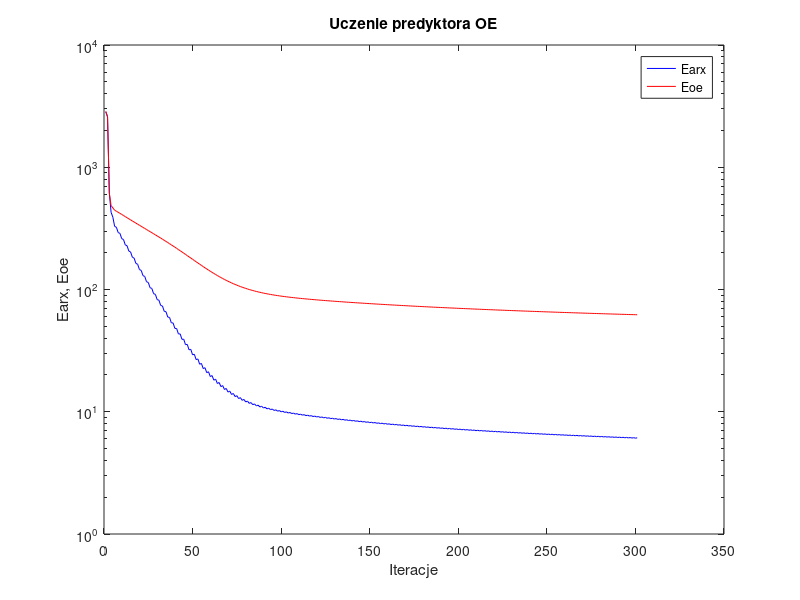
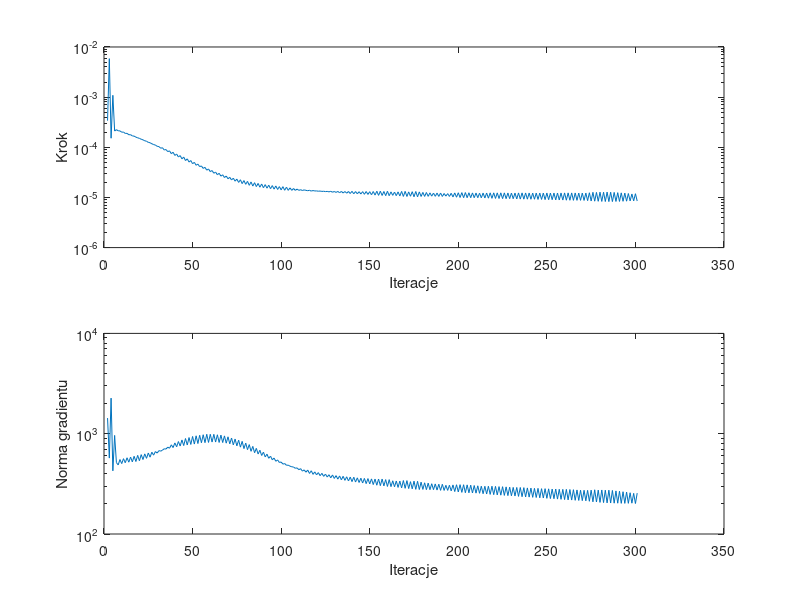

These charts were generated, in order, by the following MATLAB code:
%uczenie predyktora oe
clear all;
n=0; farx(n+1)=2.841901e+003; foe(n+1)=2.866038e+003; wspucz(n+1)=0.000000e+000; ng(n+1)=0.000000e+000;
n=1; farx(n+1)=2.587623e+003; foe(n+1)=2.585275e+003; krok(n+1)=3.395966e-004; ng(n+1)=1.432121e+003;
n=2; farx(n+1)=6.160708e+002; foe(n+1)=6.147232e+002; krok(n+1)=5.852382e-003; ng(n+1)=5.713430e+002;
n=3; farx(n+1)=4.278867e+002; foe(n+1)=4.864382e+002; krok(n+1)=1.516739e-004; ng(n+1)=2.262427e+003;
n=4; farx(n+1)=3.902912e+002; foe(n+1)=4.652343e+002; krok(n+1)=1.088038e-003; ng(n+1)=4.265666e+002;
n=5; farx(n+1)=3.285276e+002; foe(n+1)=4.452521e+002; krok(n+1)=2.108238e-004; ng(n+1)=9.614349e+002;
n=6; farx(n+1)=3.228302e+002; foe(n+1)=4.367559e+002; krok(n+1)=2.247399e-004; ng(n+1)=5.155460e+002;
n=7; farx(n+1)=2.922185e+002; foe(n+1)=4.281350e+002; krok(n+1)=2.130969e-004; ng(n+1)=4.883758e+002;
n=8; farx(n+1)=2.879822e+002; foe(n+1)=4.197533e+002; krok(n+1)=2.125074e-004; ng(n+1)=5.526083e+002;
n=9; farx(n+1)=2.605832e+002; foe(n+1)=4.112349e+002; krok(n+1)=1.997041e-004; ng(n+1)=5.033092e+002;
n=10; farx(n+1)=2.563538e+002; foe(n+1)=4.030126e+002; krok(n+1)=2.015675e-004; ng(n+1)=5.637064e+002;
n=11; farx(n+1)=2.319874e+002; foe(n+1)=3.947366e+002; krok(n+1)=1.888305e-004; ng(n+1)=5.135721e+002;
n=12; farx(n+1)=2.280487e+002; foe(n+1)=3.867887e+002; krok(n+1)=1.897438e-004; ng(n+1)=5.754712e+002;
n=13; farx(n+1)=2.064788e+002; foe(n+1)=3.788381e+002; krok(n+1)=1.779656e-004; ng(n+1)=5.202003e+002;
n=14; farx(n+1)=2.028687e+002; foe(n+1)=3.712214e+002; krok(n+1)=1.784716e-004; ng(n+1)=5.844635e+002;
n=15; farx(n+1)=1.837194e+002; foe(n+1)=3.636339e+002; krok(n+1)=1.684609e-004; ng(n+1)=5.238235e+002;
n=16; farx(n+1)=1.805560e+002; foe(n+1)=3.563730e+002; krok(n+1)=1.670732e-004; ng(n+1)=5.955998e+002;
n=17; farx(n+1)=1.635049e+002; foe(n+1)=3.491490e+002; krok(n+1)=1.592395e-004; ng(n+1)=5.279742e+002;
n=18; farx(n+1)=1.608127e+002; foe(n+1)=3.422346e+002; krok(n+1)=1.547514e-004; ng(n+1)=6.082257e+002;
n=19; farx(n+1)=1.456614e+002; foe(n+1)=3.353541e+002; krok(n+1)=1.503988e-004; ng(n+1)=5.377303e+002;
n=20; farx(n+1)=1.433442e+002; foe(n+1)=3.287548e+002; krok(n+1)=1.448124e-004; ng(n+1)=6.184072e+002;
n=21; farx(n+1)=1.298529e+002; foe(n+1)=3.221828e+002; krok(n+1)=1.407870e-004; ng(n+1)=5.526950e+002;
n=22; farx(n+1)=1.278820e+002; foe(n+1)=3.158644e+002; krok(n+1)=1.351337e-004; ng(n+1)=6.291692e+002;
n=23; farx(n+1)=1.158223e+002; foe(n+1)=3.095644e+002; krok(n+1)=1.319203e-004; ng(n+1)=5.680257e+002;
n=24; farx(n+1)=1.141890e+002; foe(n+1)=3.034922e+002; krok(n+1)=1.254535e-004; ng(n+1)=6.420446e+002;
n=25; farx(n+1)=1.034099e+002; foe(n+1)=2.974286e+002; krok(n+1)=1.231773e-004; ng(n+1)=5.835209e+002;
n=26; farx(n+1)=1.020573e+002; foe(n+1)=2.915689e+002; krok(n+1)=1.175883e-004; ng(n+1)=6.540571e+002;
n=27; farx(n+1)=9.244124e+001; foe(n+1)=2.857116e+002; krok(n+1)=1.133097e-004; ng(n+1)=6.111611e+002;
n=28; farx(n+1)=9.130074e+001; foe(n+1)=2.800335e+002; krok(n+1)=1.107516e-004; ng(n+1)=6.635957e+002;
n=29; farx(n+1)=8.265813e+001; foe(n+1)=2.743561e+002; krok(n+1)=1.046887e-004; ng(n+1)=6.407608e+002;
n=30; farx(n+1)=8.176167e+001; foe(n+1)=2.688413e+002; krok(n+1)=1.032284e-004; ng(n+1)=6.778959e+002;
n=31; farx(n+1)=7.404830e+001; foe(n+1)=2.633255e+002; krok(n+1)=9.579321e-005; ng(n+1)=6.696573e+002;
n=32; farx(n+1)=7.329676e+001; foe(n+1)=2.579467e+002; krok(n+1)=9.804597e-005; ng(n+1)=6.854803e+002;
n=33; farx(n+1)=6.631133e+001; foe(n+1)=2.525738e+002; krok(n+1)=8.824176e-005; ng(n+1)=7.073920e+002;
n=34; farx(n+1)=6.578182e+001; foe(n+1)=2.473355e+002; krok(n+1)=9.016768e-005; ng(n+1)=7.029107e+002;
n=35; farx(n+1)=5.948861e+001; foe(n+1)=2.421068e+002; krok(n+1)=8.191911e-005; ng(n+1)=7.347764e+002;
n=36; farx(n+1)=5.912683e+001; foe(n+1)=2.369958e+002; krok(n+1)=8.489916e-005; ng(n+1)=7.161851e+002;
n=37; farx(n+1)=5.344759e+001; foe(n+1)=2.318965e+002; krok(n+1)=7.462550e-005; ng(n+1)=7.746586e+002;
n=38; farx(n+1)=5.321444e+001; foe(n+1)=2.269071e+002; krok(n+1)=7.961977e-005; ng(n+1)=7.269455e+002;
n=39; farx(n+1)=4.806620e+001; foe(n+1)=2.219426e+002; krok(n+1)=6.880069e-005; ng(n+1)=8.090796e+002;
n=40; farx(n+1)=4.796646e+001; foe(n+1)=2.170842e+002; krok(n+1)=7.347805e-005; ng(n+1)=7.407982e+002;
n=41; farx(n+1)=4.330543e+001; foe(n+1)=2.122686e+002; krok(n+1)=6.401041e-005; ng(n+1)=8.351551e+002;
n=42; farx(n+1)=4.332530e+001; foe(n+1)=2.075475e+002; krok(n+1)=6.831655e-005; ng(n+1)=7.537835e+002;
n=43; farx(n+1)=3.911452e+001; foe(n+1)=2.028817e+002; krok(n+1)=5.883434e-005; ng(n+1)=8.661092e+002;
n=44; farx(n+1)=3.921355e+001; foe(n+1)=1.983003e+002; krok(n+1)=6.386523e-005; ng(n+1)=7.614883e+002;
n=45; farx(n+1)=3.539304e+001; foe(n+1)=1.937952e+002; krok(n+1)=5.440277e-005; ng(n+1)=8.951504e+002;
n=46; farx(n+1)=3.557215e+001; foe(n+1)=1.893736e+002; krok(n+1)=5.883434e-005; ng(n+1)=7.716978e+002;
n=47; farx(n+1)=3.211145e+001; foe(n+1)=1.850483e+002; krok(n+1)=5.075699e-005; ng(n+1)=9.153915e+002;
n=48; farx(n+1)=3.236380e+001; foe(n+1)=1.808022e+002; krok(n+1)=5.445830e-005; ng(n+1)=7.811915e+002;
n=49; farx(n+1)=2.922707e+001; foe(n+1)=1.766642e+002; krok(n+1)=4.705554e-005; ng(n+1)=9.387212e+002;
n=50; farx(n+1)=2.952971e+001; foe(n+1)=1.726081e+002; krok(n+1)=5.007398e-005; ng(n+1)=7.882622e+002;
n=51; farx(n+1)=2.670287e+001; foe(n+1)=1.686746e+002; krok(n+1)=4.381554e-005; ng(n+1)=9.529278e+002;
n=52; farx(n+1)=2.703541e+001; foe(n+1)=1.648210e+002; krok(n+1)=4.621295e-005; ng(n+1)=7.976179e+002;
n=53; farx(n+1)=2.447224e+001; foe(n+1)=1.611024e+002; krok(n+1)=4.116566e-005; ng(n+1)=9.643564e+002;
n=54; farx(n+1)=2.484829e+001; foe(n+1)=1.574709e+002; krok(n+1)=4.244958e-005; ng(n+1)=8.124449e+002;
n=55; farx(n+1)=2.255540e+001; foe(n+1)=1.539740e+002; krok(n+1)=3.791849e-005; ng(n+1)=9.764382e+002;
n=56; farx(n+1)=2.292904e+001; foe(n+1)=1.505657e+002; krok(n+1)=3.980988e-005; ng(n+1)=8.141194e+002;
n=57; farx(n+1)=2.087464e+001; foe(n+1)=1.472963e+002; krok(n+1)=3.498787e-005; ng(n+1)=9.868735e+002;
n=58; farx(n+1)=2.124150e+001; foe(n+1)=1.441206e+002; krok(n+1)=3.697679e-005; ng(n+1)=8.184247e+002;
n=59; farx(n+1)=1.940238e+001; foe(n+1)=1.410848e+002; krok(n+1)=3.271506e-005; ng(n+1)=9.863157e+002;
n=60; farx(n+1)=1.976802e+001; foe(n+1)=1.381479e+002; krok(n+1)=3.440034e-005; ng(n+1)=8.256220e+002;
n=61; farx(n+1)=1.812709e+001; foe(n+1)=1.353431e+002; krok(n+1)=3.039391e-005; ng(n+1)=9.855703e+002;
n=62; farx(n+1)=1.847666e+001; foe(n+1)=1.326417e+002; krok(n+1)=3.204809e-005; ng(n+1)=8.255687e+002;
n=63; farx(n+1)=1.702369e+001; foe(n+1)=1.300659e+002; krok(n+1)=2.832743e-005; ng(n+1)=9.755868e+002;
n=64; farx(n+1)=1.735229e+001; foe(n+1)=1.275923e+002; krok(n+1)=3.032549e-005; ng(n+1)=8.177292e+002;
n=65; farx(n+1)=1.605169e+001; foe(n+1)=1.252356e+002; krok(n+1)=2.656342e-005; ng(n+1)=9.678575e+002;
n=66; farx(n+1)=1.636862e+001; foe(n+1)=1.229869e+002; krok(n+1)=2.829063e-005; ng(n+1)=8.160805e+002;
n=67; farx(n+1)=1.521478e+001; foe(n+1)=1.208417e+002; krok(n+1)=2.496650e-005; ng(n+1)=9.508928e+002;
n=68; farx(n+1)=1.551080e+001; foe(n+1)=1.188028e+002; krok(n+1)=2.671200e-005; ng(n+1)=8.048932e+002;
n=69; farx(n+1)=1.448536e+001; foe(n+1)=1.168573e+002; krok(n+1)=2.357491e-005; ng(n+1)=9.309542e+002;
n=70; farx(n+1)=1.476162e+001; foe(n+1)=1.150158e+002; krok(n+1)=2.519594e-005; ng(n+1)=7.924378e+002;
n=71; farx(n+1)=1.385438e+001; foe(n+1)=1.132578e+002; krok(n+1)=2.230894e-005; ng(n+1)=9.056692e+002;
n=72; farx(n+1)=1.411114e+001; foe(n+1)=1.115972e+002; krok(n+1)=2.419290e-005; ng(n+1)=7.737587e+002;
n=73; farx(n+1)=1.330125e+001; foe(n+1)=1.100102e+002; krok(n+1)=2.110229e-005; ng(n+1)=8.847662e+002;
n=74; farx(n+1)=1.354326e+001; foe(n+1)=1.085176e+002; krok(n+1)=2.322634e-005; ng(n+1)=7.566284e+002;
n=75; farx(n+1)=1.282106e+001; foe(n+1)=1.070875e+002; krok(n+1)=1.995189e-005; ng(n+1)=8.619714e+002;
n=76; farx(n+1)=1.304700e+001; foe(n+1)=1.057464e+002; krok(n+1)=2.253084e-005; ng(n+1)=7.346700e+002;
n=77; farx(n+1)=1.240161e+001; foe(n+1)=1.044584e+002; krok(n+1)=1.886969e-005; ng(n+1)=8.388207e+002;
n=78; farx(n+1)=1.260842e+001; foe(n+1)=1.032537e+002; krok(n+1)=2.170937e-005; ng(n+1)=7.103195e+002;
n=79; farx(n+1)=1.202882e+001; foe(n+1)=1.020993e+002; krok(n+1)=1.827487e-005; ng(n+1)=8.059047e+002;
n=80; farx(n+1)=1.222688e+001; foe(n+1)=1.010219e+002; krok(n+1)=2.092147e-005; ng(n+1)=6.933632e+002;
n=81; farx(n+1)=1.170674e+001; foe(n+1)=9.998447e+001; krok(n+1)=1.744002e-005; ng(n+1)=7.785899e+002;
n=82; farx(n+1)=1.188946e+001; foe(n+1)=9.901650e+001; krok(n+1)=2.036925e-005; ng(n+1)=6.677164e+002;
n=83; farx(n+1)=1.142017e+001; foe(n+1)=9.808586e+001; krok(n+1)=1.686358e-005; ng(n+1)=7.473557e+002;
n=84; farx(n+1)=1.159124e+001; foe(n+1)=9.721771e+001; krok(n+1)=1.968224e-005; ng(n+1)=6.463536e+002;
n=85; farx(n+1)=1.116558e+001; foe(n+1)=9.638310e+001; krok(n+1)=1.645337e-005; ng(n+1)=7.144237e+002;
n=86; farx(n+1)=1.132812e+001; foe(n+1)=9.560452e+001; krok(n+1)=1.903137e-005; ng(n+1)=6.276527e+002;
n=87; farx(n+1)=1.094108e+001; foe(n+1)=9.485417e+001; krok(n+1)=1.599777e-005; ng(n+1)=6.837297e+002;
n=88; farx(n+1)=1.109437e+001; foe(n+1)=9.415326e+001; krok(n+1)=1.856031e-005; ng(n+1)=6.064644e+002;
n=89; farx(n+1)=1.073968e+001; foe(n+1)=9.347692e+001; krok(n+1)=1.561223e-005; ng(n+1)=6.546925e+002;
n=90; farx(n+1)=1.088483e+001; foe(n+1)=9.284498e+001; krok(n+1)=1.801245e-005; ng(n+1)=5.875680e+002;
n=91; farx(n+1)=1.055920e+001; foe(n+1)=9.223437e+001; krok(n+1)=1.529987e-005; ng(n+1)=6.247561e+002;
n=92; farx(n+1)=1.069691e+001; foe(n+1)=9.166249e+001; krok(n+1)=1.757217e-005; ng(n+1)=5.686977e+002;
n=93; farx(n+1)=1.039662e+001; foe(n+1)=9.110897e+001; krok(n+1)=1.496592e-005; ng(n+1)=5.972807e+002;
n=94; farx(n+1)=1.052697e+001; foe(n+1)=9.058910e+001; krok(n+1)=1.722049e-005; ng(n+1)=5.494245e+002;
n=95; farx(n+1)=1.024858e+001; foe(n+1)=9.008532e+001; krok(n+1)=1.465800e-005; ng(n+1)=5.714137e+002;
n=96; farx(n+1)=1.037256e+001; foe(n+1)=8.961075e+001; krok(n+1)=1.693774e-005; ng(n+1)=5.311130e+002;
n=97; farx(n+1)=1.011161e+001; foe(n+1)=8.914997e+001; krok(n+1)=1.442554e-005; ng(n+1)=5.480005e+002;
n=98; farx(n+1)=1.022997e+001; foe(n+1)=8.871565e+001; krok(n+1)=1.643712e-005; ng(n+1)=5.167208e+002;
n=99; farx(n+1)=9.987916e+000; foe(n+1)=8.829330e+001; krok(n+1)=1.416371e-005; ng(n+1)=5.221296e+002;
n=100; farx(n+1)=1.010026e+001; foe(n+1)=8.789215e+001; krok(n+1)=1.641304e-005; ng(n+1)=4.972197e+002;
n=101; farx(n+1)=9.870490e+000; foe(n+1)=8.750148e+001; krok(n+1)=1.390226e-005; ng(n+1)=5.040993e+002;
n=102; farx(n+1)=9.978400e+000; foe(n+1)=8.713067e+001; krok(n+1)=1.602043e-005; ng(n+1)=4.843655e+002;
n=103; farx(n+1)=9.760082e+000; foe(n+1)=8.676877e+001; krok(n+1)=1.384553e-005; ng(n+1)=4.855997e+002;
n=104; farx(n+1)=9.864392e+000; foe(n+1)=8.642459e+001; krok(n+1)=1.552186e-005; ng(n+1)=4.744724e+002;
n=105; farx(n+1)=9.656582e+000; foe(n+1)=8.608786e+001; krok(n+1)=1.384553e-005; ng(n+1)=4.682503e+002;
n=106; farx(n+1)=9.757547e+000; foe(n+1)=8.576652e+001; krok(n+1)=1.506473e-005; ng(n+1)=4.652044e+002;
n=107; farx(n+1)=9.559091e+000; foe(n+1)=8.545146e+001; krok(n+1)=1.384553e-005; ng(n+1)=4.520816e+002;
n=108; farx(n+1)=9.657010e+000; foe(n+1)=8.514973e+001; krok(n+1)=1.468252e-005; ng(n+1)=4.561777e+002;
n=109; farx(n+1)=9.466418e+000; foe(n+1)=8.485329e+001; krok(n+1)=1.384553e-005; ng(n+1)=4.375243e+002;
n=110; farx(n+1)=9.561508e+000; foe(n+1)=8.456856e+001; krok(n+1)=1.428638e-005; ng(n+1)=4.482320e+002;
n=111; farx(n+1)=9.379875e+000; foe(n+1)=8.428831e+001; krok(n+1)=1.373458e-005; ng(n+1)=4.234315e+002;
n=112; farx(n+1)=9.471171e+000; foe(n+1)=8.401803e+001; krok(n+1)=1.416371e-005; ng(n+1)=4.359732e+002;
n=113; farx(n+1)=9.293343e+000; foe(n+1)=8.375177e+001; krok(n+1)=1.384553e-005; ng(n+1)=4.130910e+002;
n=114; farx(n+1)=9.383910e+000; foe(n+1)=8.349458e+001; krok(n+1)=1.361415e-005; ng(n+1)=4.343547e+002;
n=115; farx(n+1)=9.212420e+000; foe(n+1)=8.324056e+001; krok(n+1)=1.390226e-005; ng(n+1)=4.017032e+002;
n=116; farx(n+1)=9.300916e+000; foe(n+1)=8.299462e+001; krok(n+1)=1.338683e-005; ng(n+1)=4.270851e+002;
n=117; farx(n+1)=9.135820e+000; foe(n+1)=8.275136e+001; krok(n+1)=1.373458e-005; ng(n+1)=3.932088e+002;
n=118; farx(n+1)=9.222103e+000; foe(n+1)=8.251536e+001; krok(n+1)=1.344623e-005; ng(n+1)=4.163475e+002;
n=119; farx(n+1)=9.060680e+000; foe(n+1)=8.228171e+001; krok(n+1)=1.351677e-005; ng(n+1)=3.884817e+002;
n=120; farx(n+1)=9.145134e+000; foe(n+1)=8.205456e+001; krok(n+1)=1.328620e-005; ng(n+1)=4.093582e+002;
n=121; farx(n+1)=8.988014e+000; foe(n+1)=8.182943e+001; krok(n+1)=1.342816e-005; ng(n+1)=3.814315e+002;
n=122; farx(n+1)=9.070999e+000; foe(n+1)=8.161020e+001; krok(n+1)=1.318762e-005; ng(n+1)=4.025693e+002;
n=123; farx(n+1)=8.917686e+000; foe(n+1)=8.139270e+001; krok(n+1)=1.328620e-005; ng(n+1)=3.757272e+002;
n=124; farx(n+1)=8.998999e+000; foe(n+1)=8.118059e+001; krok(n+1)=1.308609e-005; ng(n+1)=3.957527e+002;
n=125; farx(n+1)=8.849115e+000; foe(n+1)=8.096999e+001; krok(n+1)=1.319809e-005; ng(n+1)=3.698704e+002;
n=126; farx(n+1)=8.928712e+000; foe(n+1)=8.076433e+001; krok(n+1)=1.290553e-005; ng(n+1)=3.900825e+002;
n=127; farx(n+1)=8.781335e+000; foe(n+1)=8.055995e+001; krok(n+1)=1.328171e-005; ng(n+1)=3.630600e+002;
n=128; farx(n+1)=8.860908e+000; foe(n+1)=8.036010e+001; krok(n+1)=1.270754e-005; ng(n+1)=3.880025e+002;
n=129; farx(n+1)=8.716785e+000; foe(n+1)=8.016144e+001; krok(n+1)=1.315377e-005; ng(n+1)=3.581345e+002;
n=130; farx(n+1)=8.794615e+000; foe(n+1)=7.996699e+001; krok(n+1)=1.259797e-005; ng(n+1)=3.818852e+002;
n=131; farx(n+1)=8.652823e+000; foe(n+1)=7.977353e+001; krok(n+1)=1.318762e-005; ng(n+1)=3.524278e+002;
n=132; farx(n+1)=8.730126e+000; foe(n+1)=7.958397e+001; krok(n+1)=1.240823e-005; ng(n+1)=3.792785e+002;
n=133; farx(n+1)=8.590705e+000; foe(n+1)=7.939530e+001; krok(n+1)=1.318762e-005; ng(n+1)=3.472189e+002;
n=134; farx(n+1)=8.667425e+000; foe(n+1)=7.921029e+001; krok(n+1)=1.227270e-005; ng(n+1)=3.760981e+002;
n=135; farx(n+1)=8.530512e+000; foe(n+1)=7.902610e+001; krok(n+1)=1.312268e-005; ng(n+1)=3.427388e+002;
n=136; farx(n+1)=8.606115e+000; foe(n+1)=7.884538e+001; krok(n+1)=1.215525e-005; ng(n+1)=3.718441e+002;
n=137; farx(n+1)=8.471257e+000; foe(n+1)=7.866533e+001; krok(n+1)=1.313918e-005; ng(n+1)=3.379459e+002;
n=138; farx(n+1)=8.546106e+000; foe(n+1)=7.848855e+001; krok(n+1)=1.197415e-005; ng(n+1)=3.693082e+002;
n=139; farx(n+1)=8.412964e+000; foe(n+1)=7.831229e+001; krok(n+1)=1.322977e-005; ng(n+1)=3.328258e+002;
n=140; farx(n+1)=8.488024e+000; foe(n+1)=7.813910e+001; krok(n+1)=1.184623e-005; ng(n+1)=3.681641e+002;
n=141; farx(n+1)=8.357318e+000; foe(n+1)=7.796664e+001; krok(n+1)=1.308609e-005; ng(n+1)=3.296287e+002;
n=142; farx(n+1)=8.431237e+000; foe(n+1)=7.779716e+001; krok(n+1)=1.182351e-005; ng(n+1)=3.630375e+002;
n=143; farx(n+1)=8.302377e+000; foe(n+1)=7.762825e+001; krok(n+1)=1.302487e-005; ng(n+1)=3.262796e+002;
n=144; farx(n+1)=8.375535e+000; foe(n+1)=7.746215e+001; krok(n+1)=1.171829e-005; ng(n+1)=3.599265e+002;
n=145; farx(n+1)=8.248263e+000; foe(n+1)=7.729652e+001; krok(n+1)=1.304922e-005; ng(n+1)=3.223573e+002;
n=146; farx(n+1)=8.320877e+000; foe(n+1)=7.713354e+001; krok(n+1)=1.155324e-005; ng(n+1)=3.582093e+002;
n=147; farx(n+1)=8.195209e+000; foe(n+1)=7.697093e+001; krok(n+1)=1.312268e-005; ng(n+1)=3.179626e+002;
n=148; farx(n+1)=8.268055e+000; foe(n+1)=7.681089e+001; krok(n+1)=1.148266e-005; ng(n+1)=3.569090e+002;
n=149; farx(n+1)=8.143753e+000; foe(n+1)=7.665151e+001; krok(n+1)=1.302585e-005; ng(n+1)=3.158099e+002;
n=150; farx(n+1)=8.215572e+000; foe(n+1)=7.649440e+001; krok(n+1)=1.132635e-005; ng(n+1)=3.543384e+002;
n=151; farx(n+1)=8.093104e+000; foe(n+1)=7.633764e+001; krok(n+1)=1.312268e-005; ng(n+1)=3.110495e+002;
n=152; farx(n+1)=8.164184e+000; foe(n+1)=7.618328e+001; krok(n+1)=1.115447e-005; ng(n+1)=3.527060e+002;
n=153; farx(n+1)=8.042910e+000; foe(n+1)=7.602898e+001; krok(n+1)=1.328620e-005; ng(n+1)=3.064670e+002;
n=154; farx(n+1)=8.114270e+000; foe(n+1)=7.587701e+001; krok(n+1)=1.101046e-005; ng(n+1)=3.532072e+002;
n=155; farx(n+1)=7.994050e+000; foe(n+1)=7.572540e+001; krok(n+1)=1.331856e-005; ng(n+1)=3.035046e+002;
n=156; farx(n+1)=8.065780e+000; foe(n+1)=7.557585e+001; krok(n+1)=1.095376e-005; ng(n+1)=3.529311e+002;
n=157; farx(n+1)=7.947335e+000; foe(n+1)=7.542715e+001; krok(n+1)=1.314101e-005; ng(n+1)=3.018865e+002;
n=158; farx(n+1)=8.017471e+000; foe(n+1)=7.528041e+001; krok(n+1)=1.085468e-005; ng(n+1)=3.486265e+002;
n=159; farx(n+1)=7.900494e+000; foe(n+1)=7.513379e+001; krok(n+1)=1.328620e-005; ng(n+1)=2.978479e+002;
n=160; farx(n+1)=7.971223e+000; foe(n+1)=7.498930e+001; krok(n+1)=1.083629e-005; ng(n+1)=3.484042e+002;
n=161; farx(n+1)=7.857056e+000; foe(n+1)=7.484564e+001; krok(n+1)=1.290553e-005; ng(n+1)=2.966423e+002;
n=162; farx(n+1)=7.926062e+000; foe(n+1)=7.470430e+001; krok(n+1)=1.101046e-005; ng(n+1)=3.392864e+002;
n=163; farx(n+1)=7.812715e+000; foe(n+1)=7.456335e+001; krok(n+1)=1.278344e-005; ng(n+1)=2.957248e+002;
n=164; farx(n+1)=7.880797e+000; foe(n+1)=7.442431e+001; krok(n+1)=1.085468e-005; ng(n+1)=3.377164e+002;
n=165; farx(n+1)=7.769043e+000; foe(n+1)=7.428527e+001; krok(n+1)=1.290553e-005; ng(n+1)=2.913971e+002;
n=166; farx(n+1)=7.836467e+000; foe(n+1)=7.414840e+001; krok(n+1)=1.069939e-005; ng(n+1)=3.368661e+002;
n=167; farx(n+1)=7.724790e+000; foe(n+1)=7.401120e+001; krok(n+1)=1.318762e-005; ng(n+1)=2.880484e+002;
n=168; farx(n+1)=7.793202e+000; foe(n+1)=7.387577e+001; krok(n+1)=1.048504e-005; ng(n+1)=3.413462e+002;
n=169; farx(n+1)=7.682637e+000; foe(n+1)=7.374063e+001; krok(n+1)=1.322977e-005; ng(n+1)=2.854208e+002;
n=170; farx(n+1)=7.751284e+000; foe(n+1)=7.360720e+001; krok(n+1)=1.046074e-005; ng(n+1)=3.406708e+002;
n=171; farx(n+1)=7.643349e+000; foe(n+1)=7.347455e+001; krok(n+1)=1.290553e-005; ng(n+1)=2.838439e+002;
n=172; farx(n+1)=7.710188e+000; foe(n+1)=7.334400e+001; krok(n+1)=1.057446e-005; ng(n+1)=3.323789e+002;
n=173; farx(n+1)=7.601826e+000; foe(n+1)=7.321358e+001; krok(n+1)=1.302585e-005; ng(n+1)=2.819336e+002;
n=174; farx(n+1)=7.669098e+000; foe(n+1)=7.308437e+001; krok(n+1)=1.031835e-005; ng(n+1)=3.364034e+002;
n=175; farx(n+1)=7.562300e+000; foe(n+1)=7.295548e+001; krok(n+1)=1.313918e-005; ng(n+1)=2.787472e+002;
n=176; farx(n+1)=7.629501e+000; foe(n+1)=7.282819e+001; krok(n+1)=1.029142e-005; ng(n+1)=3.351325e+002;
n=177; farx(n+1)=7.524891e+000; foe(n+1)=7.270151e+001; krok(n+1)=1.290553e-005; ng(n+1)=2.775414e+002;
n=178; farx(n+1)=7.591383e+000; foe(n+1)=7.257675e+001; krok(n+1)=1.046074e-005; ng(n+1)=3.287494e+002;
n=179; farx(n+1)=7.488018e+000; foe(n+1)=7.245264e+001; krok(n+1)=1.259797e-005; ng(n+1)=2.783896e+002;
n=180; farx(n+1)=7.553368e+000; foe(n+1)=7.233010e+001; krok(n+1)=1.048504e-005; ng(n+1)=3.239251e+002;
n=181; farx(n+1)=7.451271e+000; foe(n+1)=7.220788e+001; krok(n+1)=1.254943e-005; ng(n+1)=2.767442e+002;
n=182; farx(n+1)=7.516477e+000; foe(n+1)=7.208724e+001; krok(n+1)=1.051121e-005; ng(n+1)=3.216787e+002;
n=183; farx(n+1)=7.415881e+000; foe(n+1)=7.196711e+001; krok(n+1)=1.234279e-005; ng(n+1)=2.765485e+002;
n=184; farx(n+1)=7.480480e+000; foe(n+1)=7.184853e+001; krok(n+1)=1.061240e-005; ng(n+1)=3.170609e+002;
n=185; farx(n+1)=7.380449e+000; foe(n+1)=7.173047e+001; krok(n+1)=1.222055e-005; ng(n+1)=2.767689e+002;
n=186; farx(n+1)=7.444498e+000; foe(n+1)=7.161362e+001; krok(n+1)=1.052881e-005; ng(n+1)=3.156839e+002;
n=187; farx(n+1)=7.345883e+000; foe(n+1)=7.149719e+001; krok(n+1)=1.221743e-005; ng(n+1)=2.743342e+002;
n=188; farx(n+1)=7.409296e+000; foe(n+1)=7.138210e+001; krok(n+1)=1.048504e-005; ng(n+1)=3.134562e+002;
n=189; farx(n+1)=7.311495e+000; foe(n+1)=7.126733e+001; krok(n+1)=1.225273e-005; ng(n+1)=2.723563e+002;
n=190; farx(n+1)=7.375138e+000; foe(n+1)=7.115381e+001; krok(n+1)=1.046074e-005; ng(n+1)=3.131590e+002;
n=191; farx(n+1)=7.279495e+000; foe(n+1)=7.104089e+001; krok(n+1)=1.197415e-005; ng(n+1)=2.719541e+002;
n=192; farx(n+1)=7.341852e+000; foe(n+1)=7.092943e+001; krok(n+1)=1.063629e-005; ng(n+1)=3.058099e+002;
n=193; farx(n+1)=7.246310e+000; foe(n+1)=7.081832e+001; krok(n+1)=1.191391e-005; ng(n+1)=2.721391e+002;
n=194; farx(n+1)=7.308340e+000; foe(n+1)=7.070835e+001; krok(n+1)=1.048504e-005; ng(n+1)=3.061570e+002;
n=195; farx(n+1)=7.213187e+000; foe(n+1)=7.059868e+001; krok(n+1)=1.209447e-005; ng(n+1)=2.691050e+002;
n=196; farx(n+1)=7.275059e+000; foe(n+1)=7.048996e+001; krok(n+1)=1.023989e-005; ng(n+1)=3.085763e+002;
n=197; farx(n+1)=7.180841e+000; foe(n+1)=7.038145e+001; krok(n+1)=1.231075e-005; ng(n+1)=2.649424e+002;
n=198; farx(n+1)=7.242757e+000; foe(n+1)=7.027401e+001; krok(n+1)=1.010485e-005; ng(n+1)=3.098219e+002;
n=199; farx(n+1)=7.149185e+000; foe(n+1)=7.016688e+001; krok(n+1)=1.240203e-005; ng(n+1)=2.626406e+002;
n=200; farx(n+1)=7.210894e+000; foe(n+1)=7.006074e+001; krok(n+1)=9.975945e-006; ng(n+1)=3.103725e+002;
n=201; farx(n+1)=7.118273e+000; foe(n+1)=6.995489e+001; krok(n+1)=1.248150e-005; ng(n+1)=2.600427e+002;
n=202; farx(n+1)=7.179655e+000; foe(n+1)=6.985011e+001; krok(n+1)=9.888364e-006; ng(n+1)=3.099232e+002;
n=203; farx(n+1)=7.087997e+000; foe(n+1)=6.974558e+001; krok(n+1)=1.251850e-005; ng(n+1)=2.578869e+002;
n=204; farx(n+1)=7.149404e+000; foe(n+1)=6.964219e+001; krok(n+1)=9.884595e-006; ng(n+1)=3.089590e+002;
n=205; farx(n+1)=7.058565e+000; foe(n+1)=6.953934e+001; krok(n+1)=1.240203e-005; ng(n+1)=2.575140e+002;
n=206; farx(n+1)=7.119581e+000; foe(n+1)=6.943745e+001; krok(n+1)=9.884595e-006; ng(n+1)=3.068185e+002;
n=207; farx(n+1)=7.029758e+000; foe(n+1)=6.933612e+001; krok(n+1)=1.231075e-005; ng(n+1)=2.565905e+002;
n=208; farx(n+1)=7.090254e+000; foe(n+1)=6.923574e+001; krok(n+1)=9.884595e-006; ng(n+1)=3.043532e+002;
n=209; farx(n+1)=7.001369e+000; foe(n+1)=6.913585e+001; krok(n+1)=1.224850e-005; ng(n+1)=2.554745e+002;
n=210; farx(n+1)=7.061509e+000; foe(n+1)=6.903688e+001; krok(n+1)=9.884595e-006; ng(n+1)=3.023624e+002;
n=211; farx(n+1)=6.973703e+000; foe(n+1)=6.893845e+001; krok(n+1)=1.214216e-005; ng(n+1)=2.545996e+002;
n=212; farx(n+1)=7.032882e+000; foe(n+1)=6.884096e+001; krok(n+1)=9.841122e-006; ng(n+1)=2.994966e+002;
n=213; farx(n+1)=6.945927e+000; foe(n+1)=6.874365e+001; krok(n+1)=1.221743e-005; ng(n+1)=2.521828e+002;
n=214; farx(n+1)=7.004884e+000; foe(n+1)=6.864737e+001; krok(n+1)=9.772716e-006; ng(n+1)=2.991029e+002;
n=215; farx(n+1)=6.918463e+000; foe(n+1)=6.855129e+001; krok(n+1)=1.226836e-005; ng(n+1)=2.505031e+002;
n=216; farx(n+1)=6.977191e+000; foe(n+1)=6.845612e+001; krok(n+1)=9.671965e-006; ng(n+1)=2.992913e+002;
n=217; farx(n+1)=6.891423e+000; foe(n+1)=6.836114e+001; krok(n+1)=1.235197e-005; ng(n+1)=2.483341e+002;
n=218; farx(n+1)=6.950069e+000; foe(n+1)=6.826705e+001; krok(n+1)=9.598928e-006; ng(n+1)=2.994366e+002;
n=219; farx(n+1)=6.865096e+000; foe(n+1)=6.817329e+001; krok(n+1)=1.235197e-005; ng(n+1)=2.467918e+002;
n=220; farx(n+1)=6.923415e+000; foe(n+1)=6.808040e+001; krok(n+1)=9.558286e-006; ng(n+1)=2.983307e+002;
n=221; farx(n+1)=6.839271e+000; foe(n+1)=6.798784e+001; krok(n+1)=1.233369e-005; ng(n+1)=2.453742e+002;
n=222; farx(n+1)=6.897169e+000; foe(n+1)=6.789616e+001; krok(n+1)=9.520842e-006; ng(n+1)=2.969195e+002;
n=223; farx(n+1)=6.813675e+000; foe(n+1)=6.780476e+001; krok(n+1)=1.235197e-005; ng(n+1)=2.438709e+002;
n=224; farx(n+1)=6.871367e+000; foe(n+1)=6.771418e+001; krok(n+1)=9.471564e-006; ng(n+1)=2.963496e+002;
n=225; farx(n+1)=6.788662e+000; foe(n+1)=6.762395e+001; krok(n+1)=1.233369e-005; ng(n+1)=2.425099e+002;
n=226; farx(n+1)=6.846053e+000; foe(n+1)=6.753453e+001; krok(n+1)=9.451001e-006; ng(n+1)=2.950000e+002;
n=227; farx(n+1)=6.764214e+000; foe(n+1)=6.744551e+001; krok(n+1)=1.227270e-005; ng(n+1)=2.414411e+002;
n=228; farx(n+1)=6.821201e+000; foe(n+1)=6.735731e+001; krok(n+1)=9.451001e-006; ng(n+1)=2.930012e+002;
n=229; farx(n+1)=6.740088e+000; foe(n+1)=6.726950e+001; krok(n+1)=1.221656e-005; ng(n+1)=2.405297e+002;
n=230; farx(n+1)=6.796700e+000; foe(n+1)=6.718245e+001; krok(n+1)=9.433029e-006; ng(n+1)=2.914237e+002;
n=231; farx(n+1)=6.716079e+000; foe(n+1)=6.709578e+001; krok(n+1)=1.222055e-005; ng(n+1)=2.393932e+002;
n=232; farx(n+1)=6.772276e+000; foe(n+1)=6.700971e+001; krok(n+1)=9.342023e-006; ng(n+1)=2.910752e+002;
n=233; farx(n+1)=6.692368e+000; foe(n+1)=6.692390e+001; krok(n+1)=1.231075e-005; ng(n+1)=2.371223e+002;
n=234; farx(n+1)=6.748332e+000; foe(n+1)=6.683878e+001; krok(n+1)=9.272806e-006; ng(n+1)=2.908764e+002;
n=235; farx(n+1)=6.669170e+000; foe(n+1)=6.675393e+001; krok(n+1)=1.233369e-005; ng(n+1)=2.354427e+002;
n=236; farx(n+1)=6.724846e+000; foe(n+1)=6.666982e+001; krok(n+1)=9.237209e-006; ng(n+1)=2.899152e+002;
n=237; farx(n+1)=6.646540e+000; foe(n+1)=6.658601e+001; krok(n+1)=1.229246e-005; ng(n+1)=2.341870e+002;
n=238; farx(n+1)=6.701829e+000; foe(n+1)=6.650303e+001; krok(n+1)=9.237209e-006; ng(n+1)=2.880140e+002;
n=239; farx(n+1)=6.624109e+000; foe(n+1)=6.642033e+001; krok(n+1)=1.225273e-005; ng(n+1)=2.333164e+002;
n=240; farx(n+1)=6.679064e+000; foe(n+1)=6.633834e+001; krok(n+1)=9.203865e-006; ng(n+1)=2.868992e+002;
n=241; farx(n+1)=6.602178e+000; foe(n+1)=6.625664e+001; krok(n+1)=1.221743e-005; ng(n+1)=2.320321e+002;
n=242; farx(n+1)=6.656761e+000; foe(n+1)=6.617571e+001; krok(n+1)=9.203865e-006; ng(n+1)=2.850693e+002;
n=243; farx(n+1)=6.580184e+000; foe(n+1)=6.609508e+001; krok(n+1)=1.222055e-005; ng(n+1)=2.311858e+002;
n=244; farx(n+1)=6.634541e+000; foe(n+1)=6.601498e+001; krok(n+1)=9.125546e-006; ng(n+1)=2.851319e+002;
n=245; farx(n+1)=6.558934e+000; foe(n+1)=6.593518e+001; krok(n+1)=1.221743e-005; ng(n+1)=2.294069e+002;
n=246; farx(n+1)=6.612884e+000; foe(n+1)=6.585613e+001; krok(n+1)=9.128990e-006; ng(n+1)=2.831494e+002;
n=247; farx(n+1)=6.537584e+000; foe(n+1)=6.577736e+001; krok(n+1)=1.222055e-005; ng(n+1)=2.285647e+002;
n=248; farx(n+1)=6.591288e+000; foe(n+1)=6.569910e+001; krok(n+1)=9.050777e-006; ng(n+1)=2.831802e+002;
n=249; farx(n+1)=6.516767e+000; foe(n+1)=6.562111e+001; krok(n+1)=1.225273e-005; ng(n+1)=2.267648e+002;
n=250; farx(n+1)=6.570153e+000; foe(n+1)=6.554377e+001; krok(n+1)=9.024321e-006; ng(n+1)=2.820409e+002;
n=251; farx(n+1)=6.496366e+000; foe(n+1)=6.546669e+001; krok(n+1)=1.221743e-005; ng(n+1)=2.256227e+002;
n=252; farx(n+1)=6.549430e+000; foe(n+1)=6.539032e+001; krok(n+1)=9.024321e-006; ng(n+1)=2.804043e+002;
n=253; farx(n+1)=6.475897e+000; foe(n+1)=6.531424e+001; krok(n+1)=1.222055e-005; ng(n+1)=2.248661e+002;
n=254; farx(n+1)=6.528691e+000; foe(n+1)=6.523860e+001; krok(n+1)=8.938206e-006; ng(n+1)=2.805504e+002;
n=255; farx(n+1)=6.456022e+000; foe(n+1)=6.516320e+001; krok(n+1)=1.225575e-005; ng(n+1)=2.229224e+002;
n=256; farx(n+1)=6.508405e+000; foe(n+1)=6.508847e+001; krok(n+1)=8.914462e-006; ng(n+1)=2.791044e+002;
n=257; farx(n+1)=6.436231e+000; foe(n+1)=6.501391e+001; krok(n+1)=1.227270e-005; ng(n+1)=2.216915e+002;
n=258; farx(n+1)=6.488379e+000; foe(n+1)=6.493996e+001; krok(n+1)=8.869972e-006; ng(n+1)=2.785991e+002;
n=259; farx(n+1)=6.416613e+000; foe(n+1)=6.486621e+001; krok(n+1)=1.231075e-005; ng(n+1)=2.204191e+002;
n=260; farx(n+1)=6.468553e+000; foe(n+1)=6.479296e+001; krok(n+1)=8.807743e-006; ng(n+1)=2.785305e+002;
n=261; farx(n+1)=6.397431e+000; foe(n+1)=6.471995e+001; krok(n+1)=1.233369e-005; ng(n+1)=2.189257e+002;
n=262; farx(n+1)=6.449124e+000; foe(n+1)=6.464751e+001; krok(n+1)=8.786087e-006; ng(n+1)=2.775762e+002;
n=263; farx(n+1)=6.378535e+000; foe(n+1)=6.457536e+001; krok(n+1)=1.231075e-005; ng(n+1)=2.179797e+002;
n=264; farx(n+1)=6.429890e+000; foe(n+1)=6.450373e+001; krok(n+1)=8.753190e-006; ng(n+1)=2.765616e+002;
n=265; farx(n+1)=6.360009e+000; foe(n+1)=6.443234e+001; krok(n+1)=1.229246e-005; ng(n+1)=2.167335e+002;
n=266; farx(n+1)=6.411060e+000; foe(n+1)=6.436157e+001; krok(n+1)=8.753864e-006; ng(n+1)=2.750196e+002;
n=267; farx(n+1)=6.341828e+000; foe(n+1)=6.429107e+001; krok(n+1)=1.221743e-005; ng(n+1)=2.160395e+002;
n=268; farx(n+1)=6.392463e+000; foe(n+1)=6.422118e+001; krok(n+1)=8.753190e-006; ng(n+1)=2.731662e+002;
n=269; farx(n+1)=6.323579e+000; foe(n+1)=6.415151e+001; krok(n+1)=1.222055e-005; ng(n+1)=2.151586e+002;
n=270; farx(n+1)=6.374101e+000; foe(n+1)=6.408229e+001; krok(n+1)=8.718949e-006; ng(n+1)=2.729068e+002;
n=271; farx(n+1)=6.305607e+000; foe(n+1)=6.401342e+001; krok(n+1)=1.222055e-005; ng(n+1)=2.142399e+002;
n=272; farx(n+1)=6.355638e+000; foe(n+1)=6.394487e+001; krok(n+1)=8.632369e-006; ng(n+1)=2.724720e+002;
n=273; farx(n+1)=6.287459e+000; foe(n+1)=6.387642e+001; krok(n+1)=1.240203e-005; ng(n+1)=2.119863e+002;
n=274; farx(n+1)=6.337254e+000; foe(n+1)=6.380831e+001; krok(n+1)=8.500298e-006; ng(n+1)=2.737609e+002;
n=275; farx(n+1)=6.269257e+000; foe(n+1)=6.374014e+001; krok(n+1)=1.265721e-005; ng(n+1)=2.094208e+002;
n=276; farx(n+1)=6.319419e+000; foe(n+1)=6.367230e+001; krok(n+1)=8.423638e-006; ng(n+1)=2.759739e+002;
n=277; farx(n+1)=6.252126e+000; foe(n+1)=6.360491e+001; krok(n+1)=1.259177e-005; ng(n+1)=2.085552e+002;
n=278; farx(n+1)=6.301562e+000; foe(n+1)=6.353794e+001; krok(n+1)=8.379583e-006; ng(n+1)=2.739723e+002;
n=279; farx(n+1)=6.234612e+000; foe(n+1)=6.347096e+001; krok(n+1)=1.274425e-005; ng(n+1)=2.065926e+002;
n=280; farx(n+1)=6.284135e+000; foe(n+1)=6.340444e+001; krok(n+1)=8.329312e-006; ng(n+1)=2.747849e+002;
n=281; farx(n+1)=6.217748e+000; foe(n+1)=6.333821e+001; krok(n+1)=1.270754e-005; ng(n+1)=2.057178e+002;
n=282; farx(n+1)=6.266805e+000; foe(n+1)=6.327244e+001; krok(n+1)=8.295367e-006; ng(n+1)=2.734400e+002;
n=283; farx(n+1)=6.200799e+000; foe(n+1)=6.320677e+001; krok(n+1)=1.278257e-005; ng(n+1)=2.042946e+002;
n=284; farx(n+1)=6.249861e+000; foe(n+1)=6.314153e+001; krok(n+1)=8.269595e-006; ng(n+1)=2.735013e+002;
n=285; farx(n+1)=6.184429e+000; foe(n+1)=6.307667e+001; krok(n+1)=1.270754e-005; ng(n+1)=2.036816e+002;
n=286; farx(n+1)=6.233129e+000; foe(n+1)=6.301222e+001; krok(n+1)=8.269595e-006; ng(n+1)=2.718153e+002;
n=287; farx(n+1)=6.168528e+000; foe(n+1)=6.294812e+001; krok(n+1)=1.259797e-005; ng(n+1)=2.029406e+002;
n=288; farx(n+1)=6.216811e+000; foe(n+1)=6.288460e+001; krok(n+1)=8.316918e-006; ng(n+1)=2.689892e+002;
n=289; farx(n+1)=6.152772e+000; foe(n+1)=6.282143e+001; krok(n+1)=1.245571e-005; ng(n+1)=2.028380e+002;
n=290; farx(n+1)=6.200607e+000; foe(n+1)=6.275873e+001; krok(n+1)=8.329312e-006; ng(n+1)=2.667959e+002;
n=291; farx(n+1)=6.137380e+000; foe(n+1)=6.269630e+001; krok(n+1)=1.234279e-005; ng(n+1)=2.021495e+002;
n=292; farx(n+1)=6.184788e+000; foe(n+1)=6.263449e+001; krok(n+1)=8.378583e-006; ng(n+1)=2.639560e+002;
n=293; farx(n+1)=6.122058e+000; foe(n+1)=6.257294e+001; krok(n+1)=1.221743e-005; ng(n+1)=2.020290e+002;
n=294; farx(n+1)=6.169282e+000; foe(n+1)=6.251188e+001; krok(n+1)=8.423638e-006; ng(n+1)=2.620399e+002;
n=295; farx(n+1)=6.107452e+000; foe(n+1)=6.245124e+001; krok(n+1)=1.197415e-005; ng(n+1)=2.022000e+002;
n=296; farx(n+1)=6.154182e+000; foe(n+1)=6.239120e+001; krok(n+1)=8.539569e-006; ng(n+1)=2.578048e+002;
n=297; farx(n+1)=6.093005e+000; foe(n+1)=6.233155e+001; krok(n+1)=1.171829e-005; ng(n+1)=2.028851e+002;
n=298; farx(n+1)=6.138783e+000; foe(n+1)=6.227241e+001; krok(n+1)=8.546025e-006; ng(n+1)=2.541775e+002;
n=299; farx(n+1)=6.077729e+000; foe(n+1)=6.221319e+001; krok(n+1)=1.186082e-005; ng(n+1)=2.012769e+002;
n=300; farx(n+1)=6.123705e+000; foe(n+1)=6.215437e+001; krok(n+1)=8.479063e-006; ng(n+1)=2.556352e+002;

figure; semilogy(farx,'b'); hold on; semilogy(foe,'r'); xlabel('Iteracje'); ylabel('Earx, Eoe'); legend('Earx','Eoe'); title('Uczenie predyktora OE');
figure; subplot(2,1,1); semilogy(krok); xlabel('Iteracje'); ylabel('Krok');
subplot(2,1,2); semilogy(ng); xlabel('Iteracje'); ylabel('Norma gradientu');
Earx=farx(n+1)
Eoe=foe(n+1)
